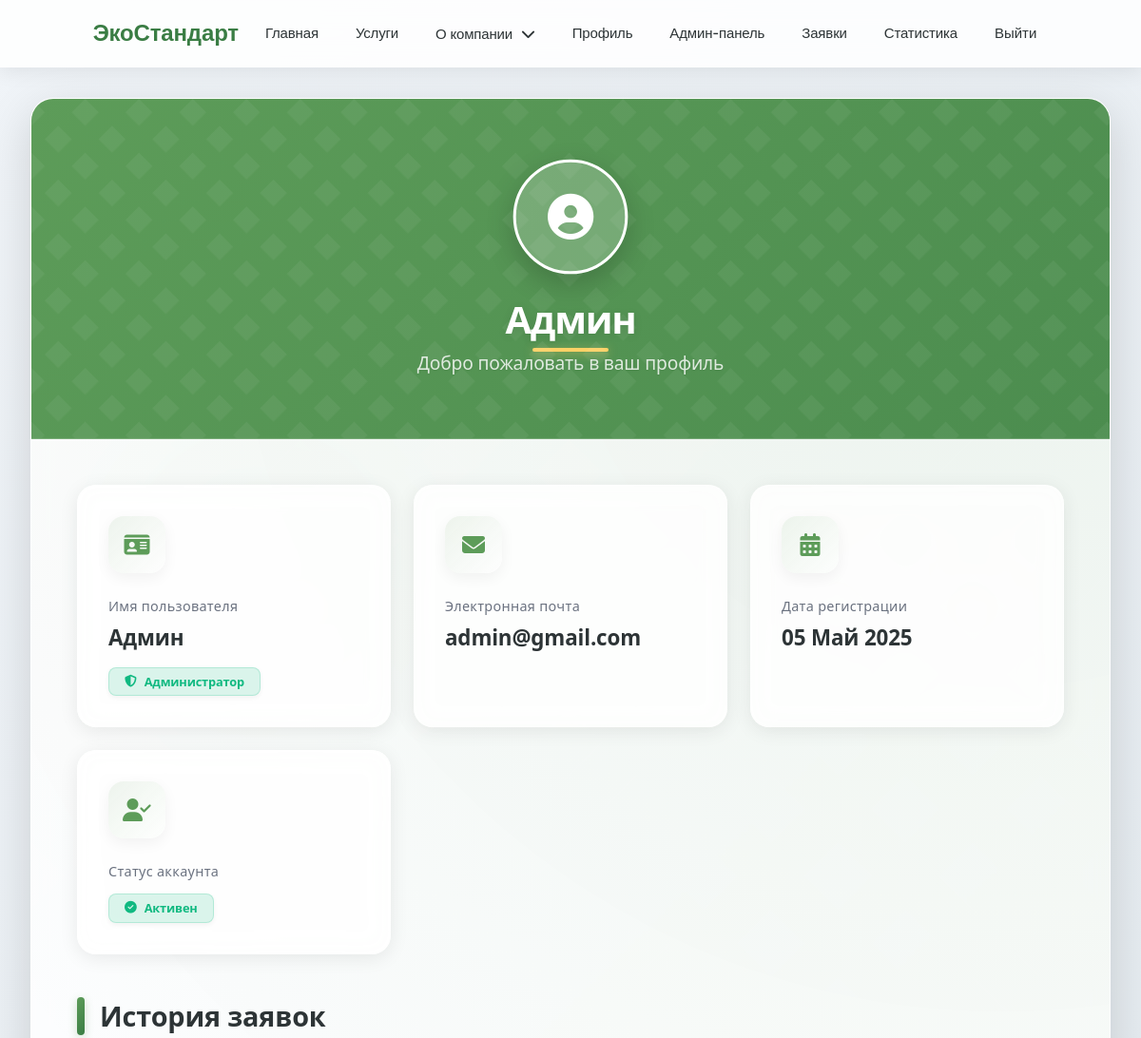
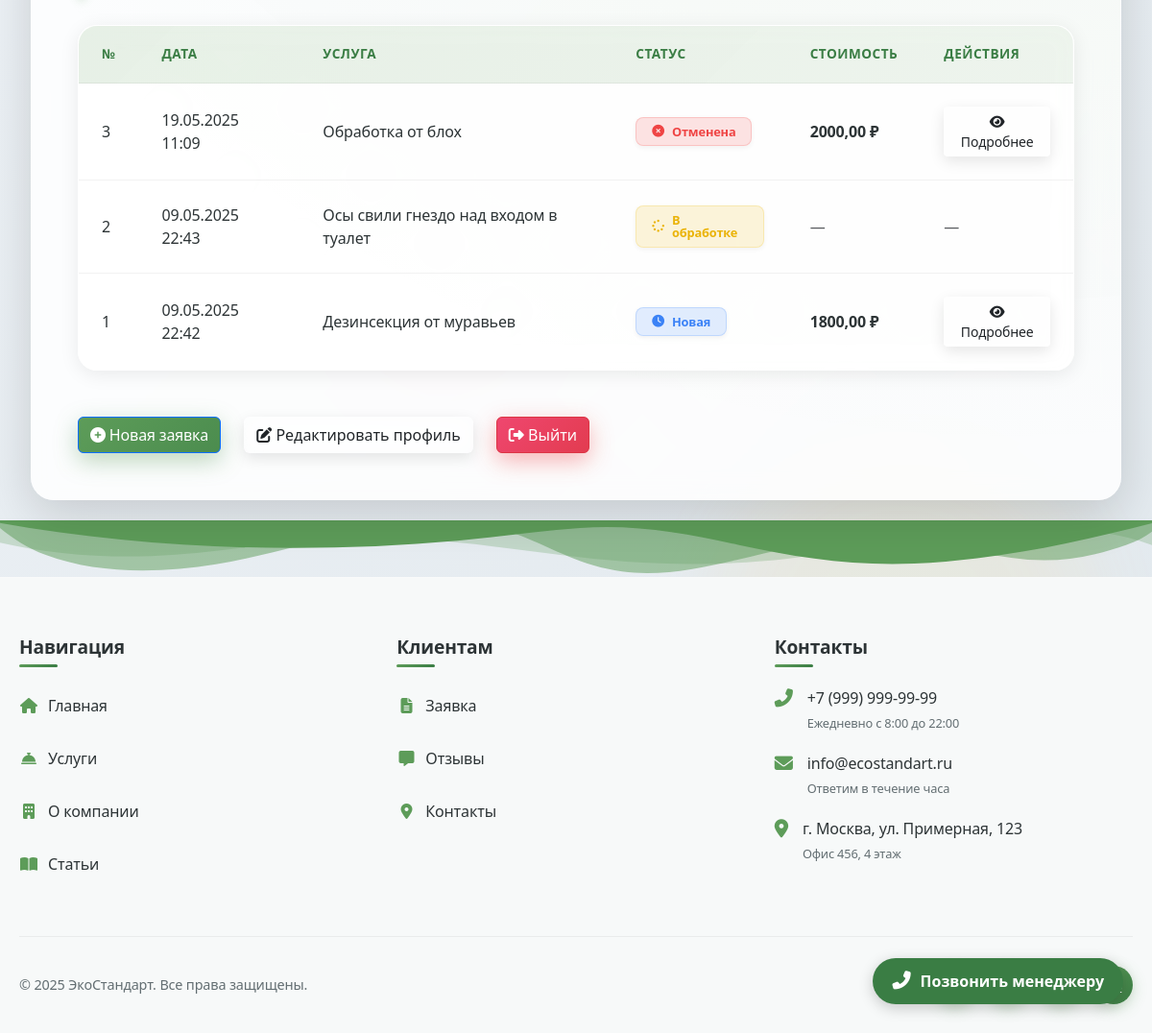
/accounts/profile/ (signed in), run on the app's committed database (2 pictures, top to bottom).
### accounts/models.py (models this page shows, shortened)
class ServiceRequest(models.Model):
    user = models.ForeignKey(User, on_delete=models.CASCADE, related_name='requests')
    service = models.ForeignKey('Service', on_delete=models.SET_NULL, null=True, blank=True)
    custom_service = models.CharField(max_length=200, blank=True, null=True)
    problem_description = models.TextField()
    full_name = models.CharField(max_length=100)
    phone = models.CharField(max_length=20)
    address = models.TextField()
    status = models.CharField(max_length=20, choices=RequestStatus.choices, default=RequestStatus.NEW)
    price = models.DecimalField(max_digits=10, decimal_places=2, null=True, blank=True)
    created_at = models.DateTimeField(auto_now_add=True)
    updated_at = models.DateTimeField(auto_now=True)

class Service(models.Model):
    name = models.CharField(max_length=200)
    description = models.TextField()
    price_min = models.DecimalField(max_digits=10, decimal_places=2, verbose_name="Минимальная цена", default=0.00)
    price_max = models.DecimalField(max_digits=10, decimal_places=2, verbose_name="Максимальная цена", default=0.00)
    equipment_image = models.ImageField(upload_to='equipment/', blank=True, null=True)

### accounts/views.py (the view)
# urls.py: path('profile/', views.profile, name='profile'),
@login_required
def profile(request):
    user_requests = ServiceRequest.objects.filter(user=request.user).order_by('-created_at')
    profile_form = UserProfileForm(instance=request.user)
    return render(request, 'accounts/profile.html', {'user_requests': user_requests, 'profile_form': profile_form})

### templates/accounts/profile.html (shortened to what this page needs)
{% load static %}
<!DOCTYPE html>
<html lang="ru">
<head>
    <link rel="stylesheet" href="https://cdnjs.cloudflare.com/ajax/libs/font-awesome/6.4.2/css/all.min.css">
    <link href="https://cdn.jsdelivr.net/npm/bootstrap@5.3.3/dist/css/bootstrap.min.css" rel="stylesheet">
</head>
<body>
    <div class="floating-shapes">
        <div class="shape shape-1"></div>
        <div class="shape shape-3"></div>
    </div>
    {% include 'includes/navbar.html' %}
    <div class="profile-container">
        <div class="profile-header">
            <div class="profile-avatar">
                <i class="fas fa-user-circle"></i>
            </div>
            <h1 class="profile-title">{{ request.user.username }}</h1>
            <p class="profile-subtitle">Добро пожаловать в ваш профиль</p>
        </div>
        <div class="profile-content">
            <div class="info-grid">
                <div class="info-card">
                    <div class="info-icon">
                        <i class="fas fa-id-card"></i>
                    </div>
                    <div class="info-label">Имя пользователя</div>
                    <div class="info-value">{{ request.user.username }}</div>
                    {% if request.user.is_staff %}
                        <div class="mt-3">
                            <span class="status-badge status-completed">
                                <i class="fas fa-shield-alt"></i> Администратор
                            </span>
                        </div>
                    {% endif %}
                </div>
                <div class="info-card">
                    <div class="info-icon">
                        <i class="fas fa-envelope"></i>
                    </div>
                    <div class="info-label">Электронная почта</div>
                    <div class="info-value">{{ request.user.email }}</div>
                </div>
                <div class="info-card">
                    <div class="info-icon">
                        <i class="fas fa-calendar-alt"></i>
                    </div>
                    <div class="info-label">Дата регистрации</div>
                    <div class="info-value">{{ request.user.date_joined|date:"d M Y" }}</div>
                </div>
                <div class="info-card">
                    <div class="info-icon">
                        <i class="fas fa-user-check"></i>
                    </div>
                    <div class="info-label">Статус аккаунта</div>
                    <div class="info-value">
                        {% if request.user.is_active %}
                            <span class="status-badge status-completed">
                                <i class="fas fa-check-circle"></i> Активен
                            </span>
                        {% else %}
                            <span class="status-badge status-cancelled">
                                <i class="fas fa-times-circle"></i> Неактивен
                            </span>
                        {% endif %}
                    </div>
                </div>
            </div>
            <h4 class="section-title">История заявок</h4>
            {% if user_requests %}
                <div class="requests-container">
                    <table class="requests-table">
                        <thead>
                            <tr>
                                <th>№</th>
                                <th>Дата</th>
                                <th>Услуга</th>
                                <th>Статус</th>
                                <th>Стоимость</th>
                                <th>Действия</th>
                            </tr>
                        </thead>
                        <tbody>
                            {% for req in user_requests %}
                                <tr>
                                    <td>{{ req.id }}</td>
                                    <td>{{ req.created_at|date:"d.m.Y H:i" }}</td>
                                    <td>
                                        {% if req.service %}
                                            {{ req.service.name }}
                                        {% else %}
                                            {{ req.custom_service }}
                                        {% endif %}
                                    </td>
                                    <td>
                                        <span class="status-badge
                                            {% if req.status == 'new' %}status-new
                                            {% elif req.status == 'in_progress' %}status-in-progress
                                            {% elif req.status == 'completed' %}status-completed
                                            {% else %}status-cancelled{% endif %}">
                                            <i class="fas
                                                {% if req.status == 'new' %}fa-clock
                                                {% elif req.status == 'in_progress' %}fa-spinner fa-pulse
                                                {% elif req.status == 'completed' %}fa-check-circle
                                                {% else %}fa-times-circle{% endif %}"></i>
                                            {{ req.get_status_display }}
                                        </span>
                                    </td>
                                    <td>
                                        {% if req.price %}
                                            <span class="fw-bold">{{ req.price }} ₽</span>
                                        {% else %}
                                            <span class="text-muted">—</span>
                                        {% endif %}
                                    </td>
                                    <td>
                                        {% if req.service %}
                                            <a href="{% url 'service_detail' req.service.id %}" class="btn btn-sm btn-outline">
                                                <i class="fas fa-eye"></i> Подробнее
                                            </a>
                                        {% else %}
                                            <span class="text-muted">—</span>
                                        {% endif %}
                                    </td>
                                </tr>
                            {% endfor %}
                        </tbody>
                    </table>
                </div>
            {% endif %}
            <div class="action-buttons">
                <a href="{% url 'order' %}" class="btn btn-primary">
                    <i class="fas fa-plus-circle"></i> Новая заявка
                </a>
                <button type="button" class="btn btn-outline" id="toggleEditProfile">
                    <i class="fas fa-edit"></i> Редактировать профиль
                </button>
                <form method="POST" action="{% url 'logout' %}" class="d-inline">
                    <button type="submit" class="btn btn-danger">
                        <i class="fas fa-sign-out-alt"></i> Выйти
                    </button>
                </form>
            </div>
        </div>
    </div>
    {% include 'includes/footer.html' %}
    {% include 'includes/call_manager_button.html' %}
</body>
</html>

### templates/includes/navbar.html (style rules this page uses)
:root { --primary: #5D9C59; --primary-light: #DFF6DD; --primary-dark: #3A7D44; --primary-gradient: linear-gradient(135deg, #5D9C59 0%, #3A7D44 100%); --accent: #FFD166; --accent-gradient: linear-gradient(135deg, #FFD166 0%, #F9A825 100%); --danger: #EF476F; --danger-gradient: linear-gradient(135deg, #EF476F 0%, #D63031 100%); --dark: #2D3436; --light: #F7F9F9; --glass-bg: rgba(255, 255, 255, 0.85); --glass-border: rgba(255, 255, 255, 0.2); --shadow-sm: 0 2px 8px rgba(0, 0, 0, 0.05); --shadow-md: 0 4px 20px rgba(0, 0, 0, 0.08); --shadow-lg: 0 8px 30px rgba(0, 0, 0, 0.12); --shadow-xl: 0 15px 50px rgba(0, 0, 0, 0.15); --blur: blur(12px); }
* { box-sizing: border-box; margin: 0; padding: 0; }

### data on the page
ServiceRequest: id "3", created_at "19.05.2025 11:09", service.name "Обработка от блох", status "Отменена", price "2000,00", shows "Подробнее"
ServiceRequest: id "2", created_at "09.05.2025 22:43", custom_service "Осы свили гнездо над входом в туалет", status "В обработке"
ServiceRequest: id "1", created_at "09.05.2025 22:42", service.name "Дезинсекция от муравьев", status "Новая", price "1800,00", shows "Подробнее"

### other printed values
{{ request.user.username }} "Админ"
{{ request.user.email }} "admin@gmail.com"
{{ request.user.date_joined|date:"d M Y" }} "05 Май 2025"
